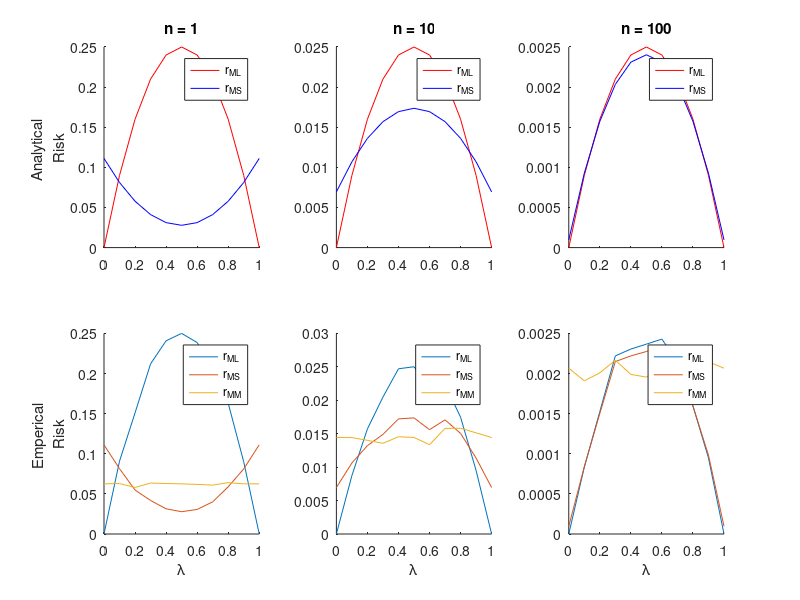

The MATLAB script that drew this image: (Note: this script raises an error after producing the figure.)
% Nima ghorbani
% Neural Coding - HW5
close all; clear all; clc

ns = [1,10,100];
lams = 0:0.1:1;
a0=1;b0=1;

%% Risk
% Analytical Risk
figure(101);
for figIdx=1:3
    n = ns(figIdx);
    rMS = ((n.*lams.*(1-lams)+(1-2*lams).^2))./(n+2).^2;
    rML = (1/n).*lams.*(1-lams);

    subplot(230+figIdx);hold on;
    plot(lams,rML,'r');plot(lams,rMS,'b');
    if figIdx == 1;ylabel(sprintf('Analytical \nRisk'));end
    legend('r_{ML}','r_{MS}');
    title(['n = ' num2str(n) ]);
end

% Emperical Risk 
nTrials = 1000;
        
meanrML = zeros(1,numel(ns));
meanrMS = zeros(1,numel(ns));
meanrMM = zeros(1,numel(ns));
    
for nIdx = 1:numel(ns)
    n = ns(nIdx);
    rML = zeros(1,numel(lams));
    rMS = zeros(1,numel(lams));
    rMM = zeros(1,numel(lams));
    for lamIdx = 1:numel(lams)
        trueLam = lams(lamIdx);
        squaredErrorML = zeros(1,nTrials);
        squaredErrorMS = zeros(1,nTrials);
        squaredErrorMM = zeros(1,nTrials);
        for trialIdx = 1:nTrials
            k = binornd(n,trueLam);
            lamML = k/n;
            squaredErrorML(trialIdx) = (lamML-trueLam)^2;
            
            lamMS = (k+a0)/(a0+b0+n);
            squaredErrorMS(trialIdx) = (lamMS-trueLam)^2;
            
            lamMM = (k+0.5*sqrt(n)) / (n+sqrt(n));
            squaredErrorMM(trialIdx) = (lamMM-trueLam)^2;
        end
        rML(lamIdx) = mean(squaredErrorML);
        rMS(lamIdx) = mean(squaredErrorMS);
        rMM(lamIdx) = mean(squaredErrorMM);
    end
    subplot(233+nIdx); hold on;
    plot(lams,rML);plot(lams,rMS);plot(lams,rMM)

    xlabel('\lambda');
    legend('r_{ML}','r_{MS}','r_{MM}');
    meanrML(nIdx) = mean(rML);
    meanrMS(nIdx) = mean(rMS);
    meanrMM(nIdx) = mean(rMM);
end
subplot(234);ylabel(sprintf('Emperical \nRisk'));
suptitle('Estimators Risk Comparison');
%% Average Risk
% Analytical
figure(102);

ns = 1:100;

ErML = zeros(1,numel(ns));
ErMS = zeros(1,numel(ns));

for n = ns
    ErMS(n) = (n/6 + 1/3)/(n + 2)^2;
    ErML(n) = (1/(6*n));
end
subplot(211);hold on;
plot(ns,ErML,'r');plot(ns,ErMS,'b');
ylabel(sprintf('Analytical \n<Risk>'));
legend('<r_{ML}>','<r_{MS}>');

% Emperical
subplot(212);hold on;
plot([1,10,100],meanrML);
plot([1,10,100],meanrMS);
plot([1,10,100],meanrMM);
legend('<r_{ML}>','<r_{MS}>','<r_{MM}>');
xlabel('n');
ylabel(sprintf('Emperical \n<Risk>'));
suptitle('Estimators Average Risk Comparison');
